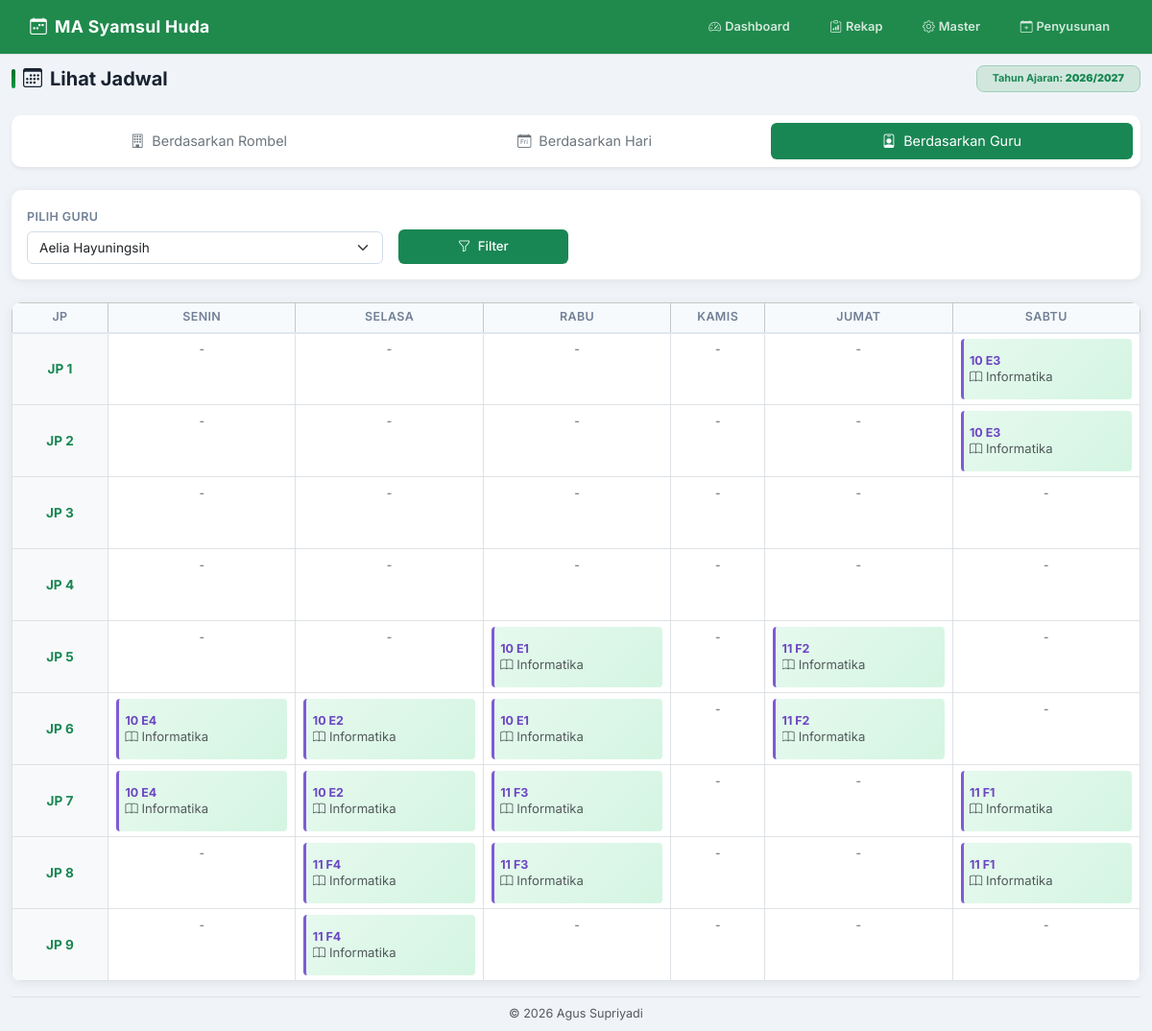
The page /view_schedule.php?tab=teacher&teacher_id=24 on the database its author committed.
### tables this page shows
CREATE TABLE school_years(id INTEGER PRIMARY KEY AUTOINCREMENT,name TEXT UNIQUE NOT NULL,active INTEGER NOT NULL DEFAULT 0);

CREATE TABLE schedules(
 id INTEGER PRIMARY KEY AUTOINCREMENT,school_year_id INTEGER NOT NULL,day TEXT NOT NULL,jp INTEGER NOT NULL,
 class_id INTEGER NOT NULL,subject_id INTEGER NOT NULL,teacher_id INTEGER NOT NULL,notes TEXT,
 UNIQUE(school_year_id,day,jp,class_id),
 FOREIGN KEY(school_year_id) REFERENCES school_years(id) ON DELETE CASCADE,
 FOREIGN KEY(class_id) REFERENCES classes(id) ON DELETE CASCADE,
 FOREIGN KEY(subject_id) REFERENCES subjects(id) ON DELETE RESTRICT,
 FOREIGN KEY(teacher_id) REFERENCES teachers(id) ON DELETE RESTRICT);

### config/database.php (called while the page is built, shortened)
<?php
function e(?string $v): string
{
    return htmlspecialchars($v ?? '', ENT_QUOTES, 'UTF-8');
}

### view_schedule.php (the view, shortened to what this page needs)
<?php
require __DIR__ . '/config/database.php';
$pdo = db();
$days = ['Senin', 'Selasa', 'Rabu', 'Kamis', 'Jumat', 'Sabtu'];
$classes  = $pdo->query('SELECT * FROM classes ORDER BY name')->fetchAll();
$teachers = $pdo->query('SELECT * FROM teachers ORDER BY name')->fetchAll();
$year     = $pdo->query('SELECT * FROM school_years WHERE active=1 LIMIT 1')->fetch();
$tab = $_GET['tab'] ?? 'rombel';
$selected_class_id   = isset($_GET['class_id']) ? (int)$_GET['class_id'] : ($classes[0]['id'] ?? 0);
$selected_teacher_id = isset($_GET['teacher_id']) ? (int)$_GET['teacher_id'] : ($teachers[0]['id'] ?? 0);
$selected_day        = $_GET['day'] ?? 'Senin';
$rows = [];
if ($tab === 'rombel' && $selected_class_id) {
    $stmt = $pdo->prepare("
        SELECT s.*, t.name teacher_name, sub.name subject_name
        FROM schedules s
        JOIN teachers t   ON t.id   = s.teacher_id
        JOIN subjects sub ON sub.id = s.subject_id
        WHERE s.school_year_id = ? AND s.class_id = ?
    ");
    $stmt->execute([$year['id'], $selected_class_id]);
    $rows = $stmt->fetchAll();
} elseif ($tab === 'teacher' && $selected_teacher_id) {
    $stmt = $pdo->prepare("
        SELECT s.*, c.name class_name, sub.name subject_name
        FROM schedules s
        JOIN classes c    ON c.id   = s.class_id
        JOIN subjects sub ON sub.id = s.subject_id
        WHERE s.school_year_id = ? AND s.teacher_id = ?
    ");
    $stmt->execute([$year['id'], $selected_teacher_id]);
    $rows = $stmt->fetchAll();
}
require __DIR__ . '/templates/header.php';
?>
<div class="d-flex align-items-center justify-content-between mb-4">
    <h3 class="page-heading mb-0"><i class="bi bi-calendar3"></i> Lihat Jadwal</h3>
    <span class="badge bg-success-subtle text-success border border-success-subtle px-3 py-2 rounded-3">
        Tahun Ajaran: <strong><?= e($year['name']) ?></strong>
    </span>
</div>
<div class="card mb-4 shadow-sm">
    <div class="card-body p-2">
        <ul class="nav nav-pills nav-fill gap-2">
            <li class="nav-item">
                <a class="nav-link py-2.5 <?= $tab === 'rombel' ? 'active bg-success text-white' : 'text-secondary' ?>" href="?tab=rombel&class_id=<?= $selected_class_id ?>">
                    <i class="bi bi-building me-2"></i>Berdasarkan Rombel
                </a>
            </li>
            <li class="nav-item">
                <a class="nav-link py-2.5 <?= $tab === 'day' ? 'active bg-success text-white' : 'text-secondary' ?>" href="?tab=day&day=<?= urlencode($selected_day) ?>">
                    <i class="bi bi-calendar-day me-2"></i>Berdasarkan Hari
                </a>
            </li>
            <li class="nav-item">
                <a class="nav-link py-2.5 <?= $tab === 'teacher' ? 'active bg-success text-white' : 'text-secondary' ?>" href="?tab=teacher&teacher_id=<?= $selected_teacher_id ?>">
                    <i class="bi bi-person-badge me-2"></i>Berdasarkan Guru
                </a>
            </li>
        </ul>
    </div>
</div>
<div class="card mb-4">
    <div class="card-body">
        <form method="get" class="row g-3 align-items-end justify-content-start">
            <?php if ($tab === 'rombel'): ?>
                <div class="col-md-4">
                    <label class="form-label">Pilih Rombel / Kelas</label>
                    <select name="class_id" class="form-select" onchange="this.form.submit()">
                        <?php foreach ($classes as $c): ?>
                            <option value="<?= $c['id'] ?>" <?= $selected_class_id === (int)$c['id'] ? 'selected' : '' ?>>
                                <?= e($c['name']) ?>
                            </option>
                        <?php endforeach; ?>
                    </select>
                </div>
            <?php elseif ($tab === 'teacher'): ?>
                <div class="col-md-4">
                    <label class="form-label">Pilih Guru</label>
                    <select name="teacher_id" class="form-select" onchange="this.form.submit()">
                        <?php foreach ($teachers as $t): ?>
                            <option value="<?= $t['id'] ?>" <?= $selected_teacher_id === (int)$t['id'] ? 'selected' : '' ?>>
                                <?= e($t['name']) ?>
                            </option>
                        <?php endforeach; ?>
                    </select>
                </div>
            <?php endif; ?>
            <div class="col-md-2">
                <button type="submit" class="btn btn-success w-100 py-2">
                    <i class="bi bi-funnel me-1"></i> Filter
                </button>
            </div>
        </form>
    </div>
</div>
<?php if ($tab === 'rombel' || $tab === 'teacher'): ?>
    <div class="card overflow-hidden">
        <div class="table-responsive">
            <table class="table table-sm table-bordered text-center align-middle mb-0" style="min-width: 750px;">
                <thead class="table-light">
                    <tr>
                        <th style="width: 100px;">JP</th>
                        <?php foreach ($days as $d): ?>
                            <th><?= e($d) ?></th>
                        <?php endforeach; ?>
                    </tr>
                </thead>
                <tbody>
                    <?php for ($jp = 1; $jp <= 9; $jp++): ?>
                        <tr>
                            <td class="fw-bold text-success bg-light">JP <?= $jp ?></td>
                            <?php foreach ($days as $d): ?>
                                <td class="p-2" style="height: 75px; vertical-align: top;">
                                    <?php
                                    $cell_found = false;
                                    foreach ($rows as $r) {
                                        if ($r['day'] === $d && (int)$r['jp'] === $jp) {
                                            $cell_found = true;
                                            if ($tab === 'rombel') {
                                                ?>
                                                <div class="cell-entry text-start">
                                                    <strong class="d-block"><?= e($r['subject_name']) ?></strong>
                                                    <small class="text-muted"><i class="bi bi-person me-1"></i><?= e($r['teacher_name']) ?></small>
                                                </div>
                                                <?php
                                            } else {
                                                ?>
                                                <div class="cell-entry text-start" style="border-left-color: #805ad5;">
                                                    <strong class="d-block" style="color: #6b46c1;"><?= e($r['class_name']) ?></strong>
                                                    <small class="text-muted"><i class="bi bi-book me-1"></i><?= e($r['subject_name']) ?></small>
                                                </div>
                                                <?php
                                            }
                                            break;
                                        }
                                    }
                                    if (!$cell_found): ?>
                                        <span class="text-muted" style="font-size: 0.75rem;">-</span>
                                    <?php endif; ?>
                                </td>
                            <?php endforeach; ?>
                        </tr>
                    <?php endfor; ?>
                </tbody>
            </table>
        </div>
    </div>
<?php endif; ?>
<?php require __DIR__ . '/templates/footer.php'; ?>

### assets/css/app.css (style rules this page uses)
*, *::before, *::after { box-sizing: border-box }
body { background: #f0f4f8; font-family: 'Inter', -apple-system, BlinkMacSystemFont, "Segoe UI", Roboto, Helvetica, Arial, sans-serif; font-size: 0.9rem; color: #1a2332; padding-top: 0; margin: 0; }
.card { border: none; border-radius: 10px; box-shadow: 0 2px 12px rgba(0, 0, 0, .07); }
.btn { border-radius: 6px; font-weight: 500; font-size: .83rem; transition: transform .12s, box-shadow .12s; }
.btn-success { background: #198754; border: none; }
.form-control, .form-select { border-radius: 6px; border: 1.5px solid #d1dbe8; font-size: .85rem; transition: border-color .18s, box-shadow .18s; }
.form-label { font-weight: 600; font-size: .78rem; text-transform: uppercase; letter-spacing: .4px; color: #718096; margin-bottom: .3rem; }
.table { font-size: .85rem; }
.table thead th { background: #f7fafc; font-weight: 600; font-size: .78rem; text-transform: uppercase; letter-spacing: .4px; color: #718096; border-bottom: 2px solid #e2e8f0; padding: .8rem 1rem; }
.table td { padding: .75rem 1rem; vertical-align: middle; }
.table-sm th, .table-sm td { padding: .35rem .5rem !important; }
.cell-entry { display: flex; flex-direction: column; justify-content: center; gap: .15rem; background: linear-gradient(135deg, #e6f9ee, #d4f5e2); border-left: 3px solid #009a44; border-radius: 4px; padding: .2rem .4rem; font-size: .78rem; line-height: 1.1; width: 100%; height: 100%; overflow: hidden; }
.cell-entry strong, .cell-entry small { display: block; white-space: nowrap; overflow: hidden; text-overflow: ellipsis; }
.cell-entry small { color: #4a5568; font-size: .82rem; }
.page-heading { font-size: 1.25rem; font-weight: 700; color: #1a2332; margin-bottom: 1.2rem; display: flex; align-items: center; gap: .5rem; }
.page-heading::before { content: ''; display: inline-block; width: 4px; height: 1.25rem; background: linear-gradient(#006b2e, #009a44); border-radius: 2px; }

### rows shown on the page
school_years: name "2026/2027"
schedules: class_name "10 E3", subject_name "Informatika"
schedules: class_name "10 E3", subject_name "Informatika"
schedules: class_name "10 E1", subject_name "Informatika"
schedules: class_name "11 F2", subject_name "Informatika"
schedules: class_name "10 E4", subject_name "Informatika"
schedules: class_name "10 E2", subject_name "Informatika"
schedules: class_name "10 E1", subject_name "Informatika"
schedules: class_name "11 F2", subject_name "Informatika"
schedules: class_name "10 E4", subject_name "Informatika"
schedules: class_name "10 E2", subject_name "Informatika"
schedules: class_name "11 F3", subject_name "Informatika"
schedules: class_name "11 F1", subject_name "Informatika"
schedules: class_name "11 F4", subject_name "Informatika"
schedules: class_name "11 F3", subject_name "Informatika"
schedules: class_name "11 F1", subject_name "Informatika"
schedules: class_name "11 F4", subject_name "Informatika"

### other values the page prints
$d "SENIN"
$d "SELASA"
$d "RABU"
$d "KAMIS"
$d "JUMAT"
$d "SABTU"
form field teacher_id "Aelia Hayuningsih"
